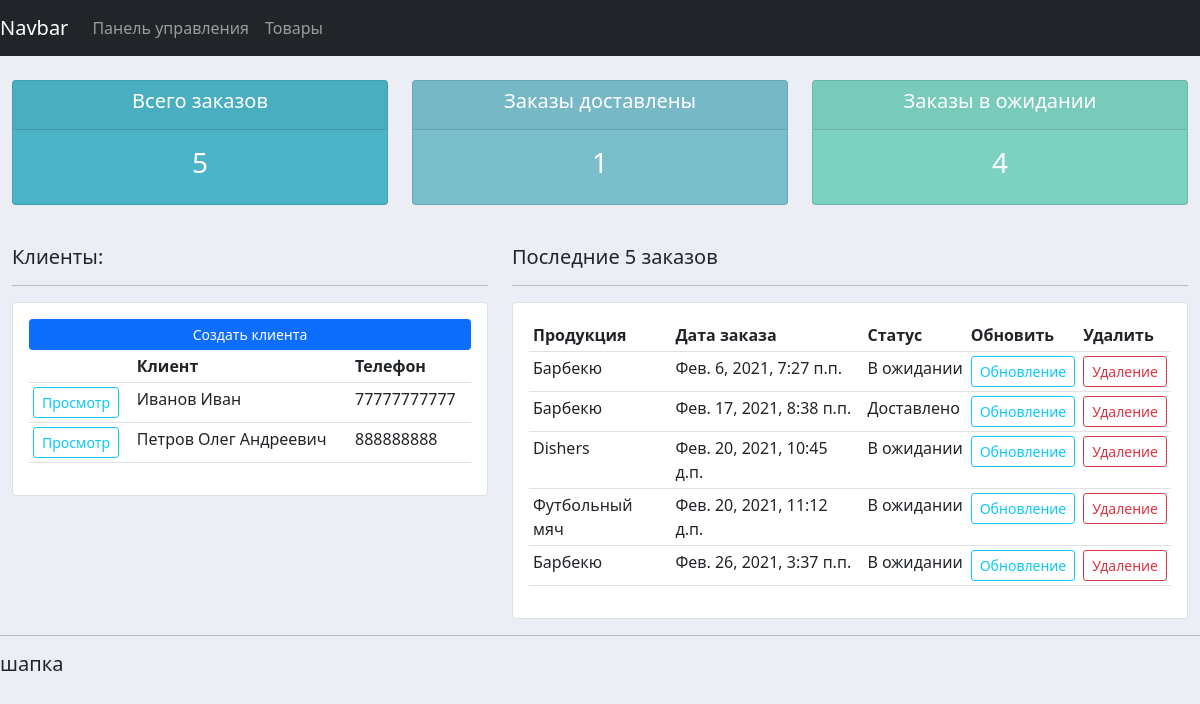
The page / on the database its author committed.
### accounts/models.py (models this page shows, shortened)
class Customer(models.Model):
    name = models.CharField(max_length=200, null = True, verbose_name = 'ФИО')
    phone = models.CharField(max_length=200, null = True, verbose_name = 'Телефон')
    email = models.CharField(max_length=200, null = True, verbose_name = 'Эл. почта')
    date_created = models.DateTimeField(auto_now_add=True, null = True, verbose_name = 'Дата')
    class Meta:
        verbose_name_plural = 'Клиенты'
        verbose_name = 'Клиент'

class Order(models.Model):
    STATUS = (
        ('В ожидании', 'В ожидании'),
        ('Готово к доставке', 'Готово к доставке'),
        ('Доставлено', 'Доставлено'),
    )
    customer = models.ForeignKey(Customer, null = True, on_delete = models.SET_NULL, verbose_name = 'Клиент')
    product = models.ForeignKey(Pruduct, null = True, on_delete = models.SET_NULL, verbose_name = 'Товар')
    date_created = models.DateTimeField(auto_now_add=True, null = True, verbose_name = 'Дата')
    status = models.CharField(max_length = 200, null = True, choices = STATUS, verbose_name = 'Статус заказа')
    note = models.CharField(max_length = 10000, null = True, verbose_name = 'Примечания', default = '-')
    class Meta:
        verbose_name_plural = 'Заказы'
        verbose_name = 'Заказ'

class Pruduct(models.Model):
    CATEGORY = (
        ('Для дома', 'Для дома'),
        ('Для улицы', 'Для улицы'),
    )
    name = models.CharField(max_length=200, null = True, verbose_name = 'Наименования')
    price = models.FloatField(null = True, verbose_name = 'Цена')
    category = models.CharField(max_length=200, null = True, choices = CATEGORY, verbose_name = 'Категория')
    description = models.CharField(max_length=200, null = True, verbose_name = 'Описание', blank = True)
    date_created = models.DateTimeField(auto_now_add=True, null = True, verbose_name = 'Дата')
    tags = models.ManyToManyField(Tag)
    class Meta:
        verbose_name_plural = 'Продукция'
        verbose_name = 'Продукция'
    def __str__(self):
        return self.name

### accounts/views.py (the view)
# urls.py: path('', home, name = 'home'),
def home(request):
    order = Order.objects.all()
    customer = Customer.objects.all()
    total_customers = customer.count()
    total_order = order.count()
    delivered = order.filter(status = 'Доставлено').count()
    pending = order.filter(status = 'В ожидании').count()
    context = {'orders': order, 'customers': customer , 'total_customers': total_customers,
               'total_order': total_order, 'delivered': delivered, 'pending': pending}
    return render(request, 'accounts/dashboard.html', context)

### accounts/templates/accounts/dashboard.html
{% extends "accounts/base.html" %}
{% block content %}
{%  include 'accounts/status.html' %}
<br>
<div class="row">
	<div class="col-md-5">
		<h5>Клиенты:</h5>
		<hr>
		<div class="card card-body">
			<a class="btn btn-primary  btn-sm btn-block" href="">Создать клиента</a>
			<table class="table table-sm">
				<tr>
					<th></th>
					<th>Клиент</th>
					<th>Телефон</th>
				</tr>
				{% for customer in customers %}
					<tr>
						<td><a class="btn btn-outline-info  btn-sm btn-block" href="{% url 'customer' customer.id %}">Просмотр</a></td>
						<td>{{ customer.name }}</td>
						<td>{{ customer.phone }}</td>
					</tr>
					{% endfor %}
			</table>
		</div>
	</div>
	<div class="col-md-7">
		<h5>Последние 5 заказов</h5>
		<hr>
		<div class="card card-body">
			<table class="table table-sm">
				<tr>
					<th>Продукция</th>
					<th>Дата заказа</th>
					<th>Статус</th>
					<th>Обновить</th>
					<th>Удалить</th>
				</tr>
					{% for order in orders %}
					<tr>
						<td>{{ order.product }}</td>
						<td>{{ order.date_created }}</td>
						<td>{{ order.status }}</td>
						<td><a class="btn btn-outline-info  btn-sm btn-block" href="{% url 'update_order' order.id %}">Обновление</a></td>
						<td><a class="btn btn-outline-danger  btn-sm btn-block" href="{% url 'delete_order' order.id %}">Удаление</a></td>
					</tr>
					{% endfor %}
			</table>
		</div>
	</div>
</div>
{% endblock %}

### accounts/static/css/base.css (style rules this page uses)
body { background-color: #ebeff5; }

### rows shown on the page
Customer: name "Иванов Иван", phone "77777777777"
Customer: name "Петров Олег Андреевич", phone "888888888"
Order: product "Барбекю", date_created "Фев. 6, 2021, 7:27 п.п.", status "В ожидании"
Order: product "Барбекю", date_created "Фев. 17, 2021, 8:38 п.п.", status "Доставлено"
Order: product "Dishers", date_created "Фев. 20, 2021, 10:45 д.п.", status "В ожидании"
Order: product "Футбольный мяч", date_created "Фев. 20, 2021, 11:12 д.п.", status "В ожидании"
Order: product "Барбекю", date_created "Фев. 26, 2021, 3:37 п.п.", status "В ожидании"

### other values the page prints
{{ total_order }} "5"
{{ delivered }} "1"
{{ pending }} "4"
